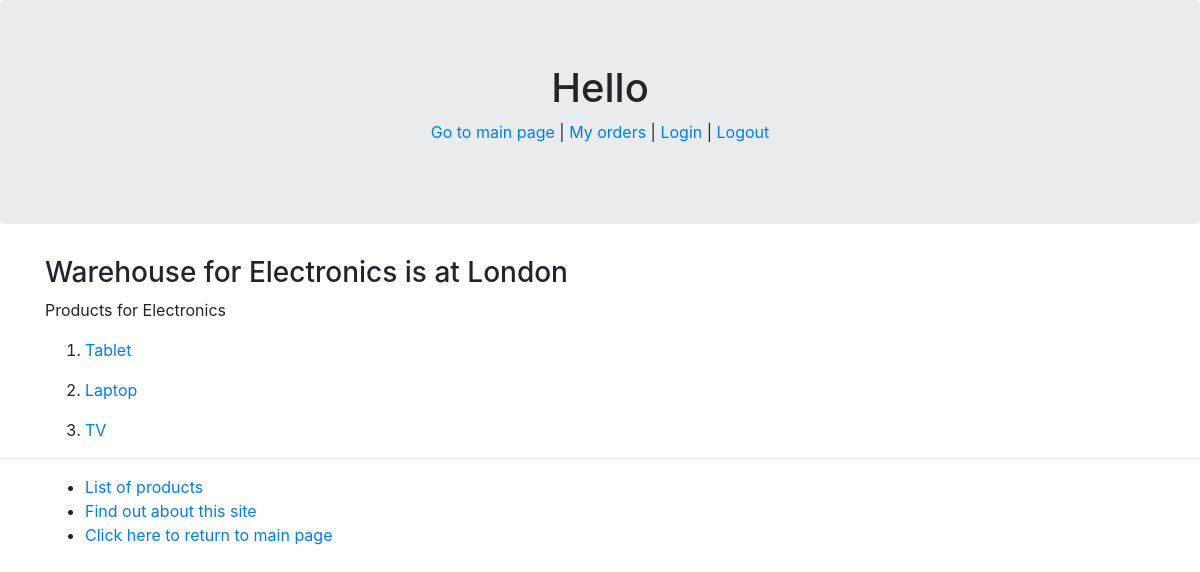
The app's page /myapp/category/3/, older data.
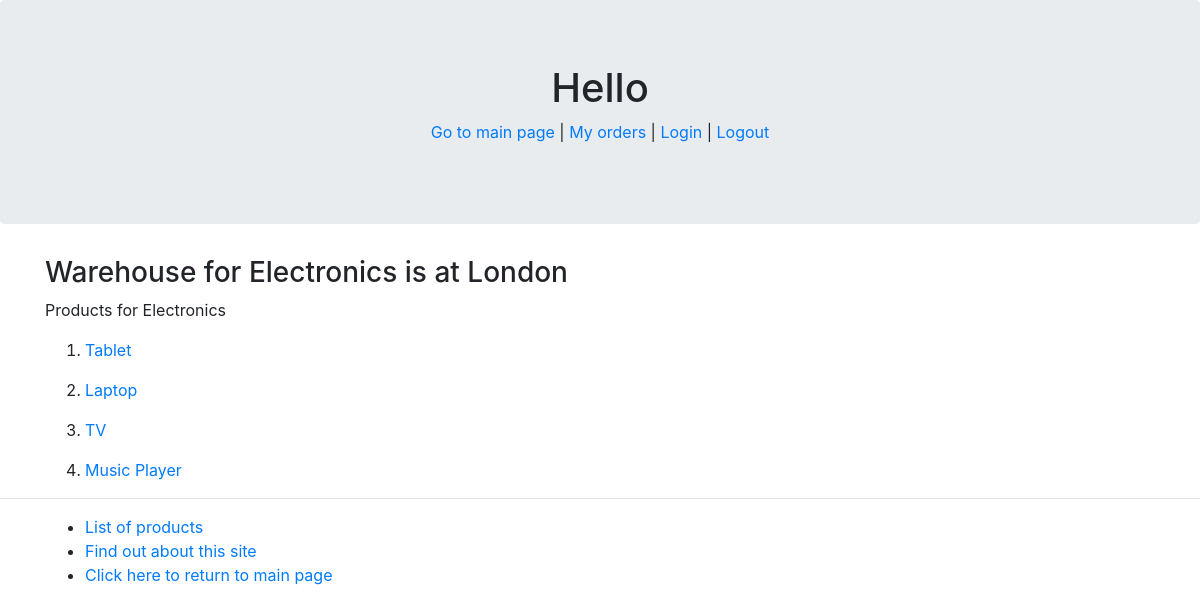
The same page, newer data.
### myapp/models.py (models this page shows, shortened)
class Product(models.Model):
    name = models.CharField(max_length=200)
    category = models.ForeignKey(Category, related_name='category', on_delete=models.CASCADE)
    price = models.DecimalField(max_digits=10, decimal_places=2)
    stock = models.PositiveIntegerField(default=100)
    available = models.BooleanField(default=True)
    interested = models.PositiveIntegerField(default=0)
    description = models.TextField(max_length=200, blank=True)

### myapp/views.py (the view)
# urls.py: re_path(r'^category/(?P<cat_no>\d+)/$', detail, name='detail'),
def detail(request, cat_no):
    category = get_object_or_404(Category, pk=cat_no)
    products = Product.objects.all().filter(category=category)
    return render(request, 'myapp/detail.html', {'category': category, 'products': products})

### myapp/templates/myapp/detail.html (shortened to what this page needs)
{% extends 'myapp/base.html' %}
{% block body_block %}
<h3>Warehouse for {{ category.name }} is at {{ category.warehouse }}</h3>
{% if products %}
<p>Products for {{ category.name }}</p>
<ol>
    {% for prod in products %}
    <li>
        <a href="{% url 'myapp:productdetail' prod.id %}">
            <p>{{ prod.name }}</p>
        </a>
    </li>
    {% endfor %}
</ol>
{% else %}
<strong>No Product for {{ category.name }}</strong>
{% endif %}
{% endblock %}

Row changes from the older to the newer data that the page shows:
added Product: name "Music Player"
